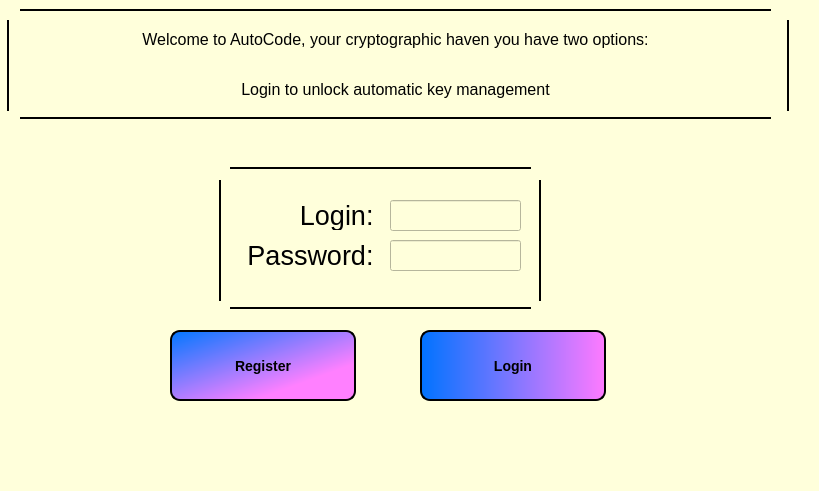
<?xml version="1.0" encoding="UTF-8"?>
<ui version="4.0">
 <class>MainWindow</class>
 <widget class="QMainWindow" name="MainWindow">
  <property name="geometry">
   <rect>
    <x>0</x>
    <y>0</y>
    <width>819</width>
    <height>491</height>
   </rect>
  </property>
  <property name="windowTitle">
   <string>MainWindow</string>
  </property>
  <property name="styleSheet">
   <string notr="true">background-color: rgb(255, 255, 219);
</string>
  </property>
  <widget class="QWidget" name="centralwidget">
   <widget class="QPushButton" name="LoginB">
    <property name="geometry">
     <rect>
      <x>420</x>
      <y>330</y>
      <width>186</width>
      <height>71</height>
     </rect>
    </property>
    <property name="font">
     <font>
      <pointsize>-1</pointsize>
      <italic>false</italic>
      <bold>true</bold>
     </font>
    </property>
    <property name="cursor">
     <cursorShape>PointingHandCursor</cursorShape>
    </property>
    <property name="styleSheet">
     <string notr="true">QPushButton
{
	background-color: qlineargradient(spread:pad, x1:0, y1:0.545, x2:1, y2:0.545, stop:0 rgba(0, 115, 255, 255), stop:1 rgba(255, 122, 255, 255));
    border-style: outset;
    border-width: 2px;
    border-radius: 10px;
    border-color: black;
    font: bold 14px;
    min-width: 10em;
    padding: 6px;
	
}</string>
    </property>
    <property name="text">
     <string>Login</string>
    </property>
   </widget>
   <widget class="QLabel" name="label_3">
    <property name="geometry">
     <rect>
      <x>230</x>
      <y>190</y>
      <width>151</width>
      <height>51</height>
     </rect>
    </property>
    <property name="text">
     <string>&lt;html&gt;&lt;head/&gt;&lt;body&gt;&lt;p align=&quot;right&quot;&gt;&lt;span style=&quot; font-size:20pt;&quot;&gt;Login: &lt;/span&gt;&lt;/p&gt;&lt;/body&gt;&lt;/html&gt;</string>
    </property>
   </widget>
   <widget class="QPushButton" name="RegisterB">
    <property name="geometry">
     <rect>
      <x>170</x>
      <y>330</y>
      <width>186</width>
      <height>71</height>
     </rect>
    </property>
    <property name="font">
     <font>
      <pointsize>-1</pointsize>
      <italic>false</italic>
      <bold>true</bold>
     </font>
    </property>
    <property name="cursor">
     <cursorShape>PointingHandCursor</cursorShape>
    </property>
    <property name="styleSheet">
     <string notr="true">QPushButton{
background-color: qlineargradient(spread:pad, x1:0, y1:0, x2:0.826838, y2:0.847, stop:0 rgba(0, 119, 255, 255), stop:0.875676 rgba(255, 128, 255, 255));
    border-style: outset;
    border-width: 2px;
    border-radius: 10px;
    border-color: black;
    font: bold 14px;
    min-width: 10em;
    padding: 6px;
	
}</string>
    </property>
    <property name="text">
     <string>Register</string>
    </property>
   </widget>
   <widget class="QLineEdit" name="passw">
    <property name="geometry">
     <rect>
      <x>390</x>
      <y>240</y>
      <width>131</width>
      <height>31</height>
     </rect>
    </property>
    <property name="echoMode">
     <enum>QLineEdit::Password</enum>
    </property>
   </widget>
   <widget class="QLabel" name="label_2">
    <property name="geometry">
     <rect>
      <x>230</x>
      <y>230</y>
      <width>151</width>
      <height>51</height>
     </rect>
    </property>
    <property name="text">
     <string>&lt;html&gt;&lt;head/&gt;&lt;body&gt;&lt;p align=&quot;right&quot;&gt;&lt;span style=&quot; font-size:20pt;&quot;&gt;Password: &lt;/span&gt;&lt;/p&gt;&lt;/body&gt;&lt;/html&gt;</string>
    </property>
   </widget>
   <widget class="QWidget" name="gridLayoutWidget">
    <property name="geometry">
     <rect>
      <x>20</x>
      <y>9</y>
      <width>751</width>
      <height>111</height>
     </rect>
    </property>
    <layout class="QGridLayout" name="gridLayout">
     <item row="3" column="0" colspan="2">
      <widget class="Line" name="line_6">
       <property name="frameShadow">
        <enum>QFrame::Plain</enum>
       </property>
       <property name="lineWidth">
        <number>2</number>
       </property>
       <property name="orientation">
        <enum>Qt::Horizontal</enum>
       </property>
      </widget>
     </item>
     <item row="1" column="0" colspan="2">
      <widget class="QLabel" name="label">
       <property name="font">
        <font>
         <pointsize>12</pointsize>
        </font>
       </property>
       <property name="text">
        <string>&lt;html&gt;&lt;head/&gt;&lt;body&gt;&lt;p align=&quot;center&quot;&gt;Welcome to AutoCode, your cryptographic haven you have two options:&lt;/p&gt;&lt;/body&gt;&lt;/html&gt;</string>
       </property>
      </widget>
     </item>
     <item row="0" column="0" colspan="2">
      <widget class="Line" name="line_7">
       <property name="frameShadow">
        <enum>QFrame::Plain</enum>
       </property>
       <property name="lineWidth">
        <number>2</number>
       </property>
       <property name="orientation">
        <enum>Qt::Horizontal</enum>
       </property>
      </widget>
     </item>
     <item row="2" column="0" colspan="2">
      <widget class="QLabel" name="label_4">
       <property name="text">
        <string>&lt;html&gt;&lt;head/&gt;&lt;body&gt;&lt;p align=&quot;center&quot;&gt;&lt;span style=&quot; font-size:12pt;&quot;&gt;Login to unlock automatic key management&lt;/span&gt;&lt;/p&gt;&lt;/body&gt;&lt;/html&gt;</string>
       </property>
      </widget>
     </item>
    </layout>
   </widget>
   <widget class="QLineEdit" name="login">
    <property name="geometry">
     <rect>
      <x>390</x>
      <y>200</y>
      <width>131</width>
      <height>31</height>
     </rect>
    </property>
   </widget>
   <widget class="Line" name="line_2">
    <property name="geometry">
     <rect>
      <x>530</x>
      <y>180</y>
      <width>21</width>
      <height>121</height>
     </rect>
    </property>
    <property name="frameShadow">
     <enum>QFrame::Plain</enum>
    </property>
    <property name="lineWidth">
     <number>2</number>
    </property>
    <property name="orientation">
     <enum>Qt::Vertical</enum>
    </property>
   </widget>
   <widget class="Line" name="line_3">
    <property name="geometry">
     <rect>
      <x>210</x>
      <y>180</y>
      <width>21</width>
      <height>121</height>
     </rect>
    </property>
    <property name="frameShadow">
     <enum>QFrame::Plain</enum>
    </property>
    <property name="lineWidth">
     <number>2</number>
    </property>
    <property name="orientation">
     <enum>Qt::Vertical</enum>
    </property>
   </widget>
   <widget class="Line" name="line_4">
    <property name="geometry">
     <rect>
      <x>230</x>
      <y>160</y>
      <width>301</width>
      <height>16</height>
     </rect>
    </property>
    <property name="frameShadow">
     <enum>QFrame::Plain</enum>
    </property>
    <property name="lineWidth">
     <number>2</number>
    </property>
    <property name="orientation">
     <enum>Qt::Horizontal</enum>
    </property>
   </widget>
   <widget class="Line" name="line_5">
    <property name="geometry">
     <rect>
      <x>230</x>
      <y>300</y>
      <width>301</width>
      <height>16</height>
     </rect>
    </property>
    <property name="frameShadow">
     <enum>QFrame::Plain</enum>
    </property>
    <property name="lineWidth">
     <number>2</number>
    </property>
    <property name="orientation">
     <enum>Qt::Horizontal</enum>
    </property>
   </widget>
   <widget class="Line" name="line_8">
    <property name="geometry">
     <rect>
      <x>780</x>
      <y>20</y>
      <width>16</width>
      <height>91</height>
     </rect>
    </property>
    <property name="frameShadow">
     <enum>QFrame::Plain</enum>
    </property>
    <property name="lineWidth">
     <number>2</number>
    </property>
    <property name="orientation">
     <enum>Qt::Vertical</enum>
    </property>
   </widget>
   <widget class="Line" name="line_9">
    <property name="geometry">
     <rect>
      <x>0</x>
      <y>20</y>
      <width>16</width>
      <height>91</height>
     </rect>
    </property>
    <property name="frameShadow">
     <enum>QFrame::Plain</enum>
    </property>
    <property name="lineWidth">
     <number>2</number>
    </property>
    <property name="orientation">
     <enum>Qt::Vertical</enum>
    </property>
   </widget>
  </widget>
  <widget class="QMenuBar" name="menubar">
   <property name="geometry">
    <rect>
     <x>0</x>
     <y>0</y>
     <width>819</width>
     <height>20</height>
    </rect>
   </property>
  </widget>
  <widget class="QStatusBar" name="statusbar"/>
 </widget>
 <resources/>
 <connections/>
</ui>
